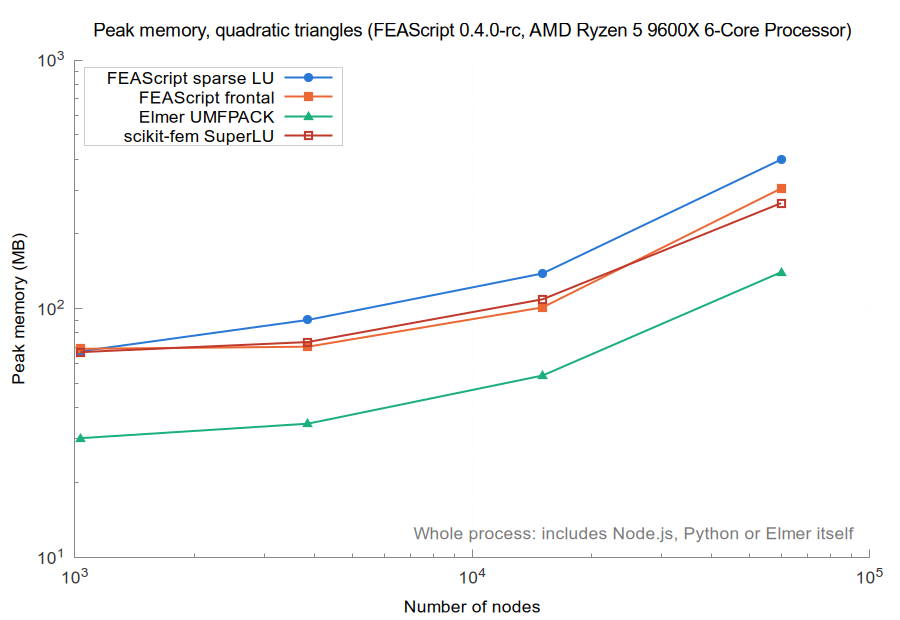

The script that saved this image:
set terminal pngcairo size 900,620 font 'Arial,13'
set border 3 lc rgb '#888888'; set tics nomirror tc rgb '#333333'
set grid lc rgb '#e6e6e6' lw 1; set key top left box lc rgb '#cccccc' opaque
set logscale xy; set format y '10^{%L}'; set format x '10^{%L}'
set output 'memory_tri_quadratic.png'
set title 'Peak memory, quadratic triangles (FEAScript 0.4.0-rc, AMD Ryzen 5 9600X 6-Core Processor)' font 'Arial,14'
set xlabel 'Number of nodes'
set ylabel 'Peak memory (MB)'
set label 'Whole process: includes Node.js, Python or Elmer itself' at graph 0.98,0.05 right tc rgb '#777777'
plot 'memory_tri_quadratic_FEAScript_sparse_LU.dat' u 1:2 w lp lw 2 pt 7 ps 1.2 lc rgb '#2a78d6' t 'FEAScript sparse LU', \
     'memory_tri_quadratic_FEAScript_frontal.dat' u 1:2 w lp lw 2 pt 5 ps 1.2 lc rgb '#eb6834' t 'FEAScript frontal', \
     'memory_tri_quadratic_Elmer_UMFPACK.dat' u 1:2 w lp lw 2 pt 9 ps 1.2 lc rgb '#1baf7a' t 'Elmer UMFPACK', \
     'memory_tri_quadratic_scikit_fem_SuperLU.dat' u 1:2 w lp lw 2 pt 4 ps 1.2 lc rgb '#c0392b' t 'scikit-fem SuperLU'
